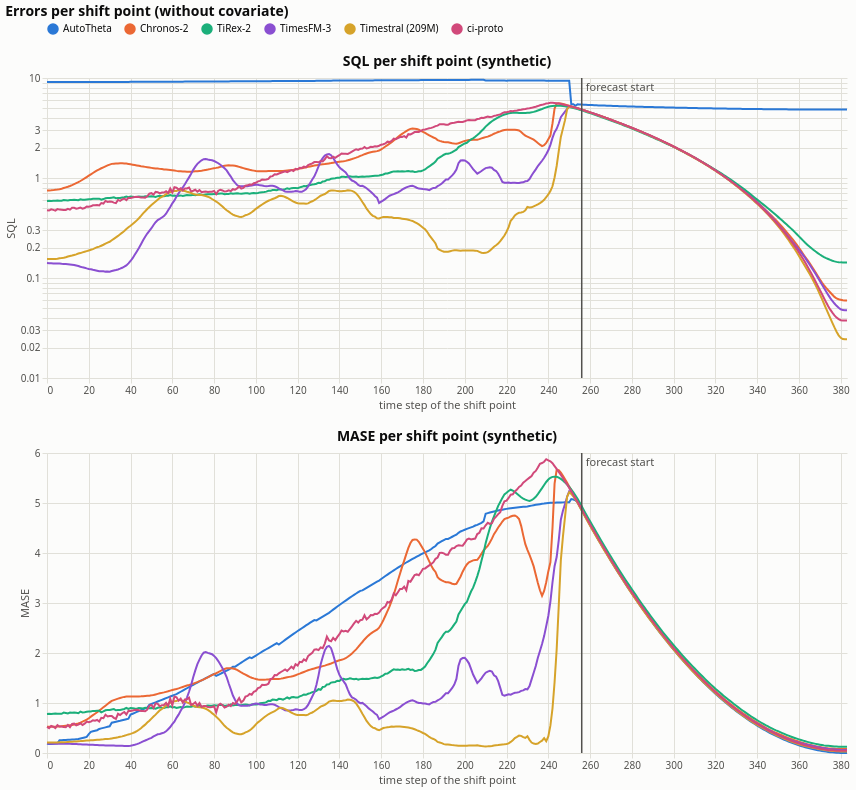

Notebook code for this chart:
### Code cell
dataset_to_plot = "synthetic"  # choose from "synthetic", "chaotic", "real"
plot_score_sample_sql = plot_scores_per_sample(
    fc_scores_sql_per_sample_shift_w[dataset_to_plot],
    model_names=list(models.keys()),
    x_title="time step of the shift point",
    y_title="SQL",
    title=f"SQL per shift point ({dataset_to_plot})",
    forecast_start=context_length,
    log_y=True,                # if AutoTheta's errors squash the others
)
plot_score_sample_mase = plot_scores_per_sample(
    fc_scores_mase_per_sample_shift_w[dataset_to_plot],
    model_names=list(models.keys()),
    x_title="time step of the shift point",
    y_title="MASE",
    title=f"MASE per shift point ({dataset_to_plot})",
    forecast_start=context_length,
    # log_y=True,                # if AutoTheta's errors squash the others
)

for c in (plot_score_sample_sql, plot_score_sample_mase):
    c.config = alt.Undefined  # styling goes on the combined chart
combined = (plot_score_sample_sql & plot_score_sample_mase).properties(
    title=alt.Title(
        f"Errors per shift point (without covariate)",
        anchor="start",  # left-aligned like the panel titles; "middle" to centre
    )
)
_style(combined)

### Figure 1 — Vega-Lite specification as saved in the notebook (floating-point values rounded to 4 significant figures; data arrays with more than 128 entries replaced by an {"elided": "..."} marker saying what was removed)
{"config": {"view": {"continuousWidth": 300, "continuousHeight": 300, "stroke": null}, "axis": {"domainColor": "#e1e0d9", "gridColor": "#e1e0d9", "gridWidth": 1, "labelColor": "#52514e", "tickColor": "#e1e0d9", "titleColor": "#52514e", "titleFontWeight": "normal"}, "background": "#fcfcfb", "font": "system-ui, sans-serif", "header": {"labelColor": "#52514e", "titleColor": "#52514e", "titleFontWeight": "normal"}, "legend": {"labelColor": "#0b0b0b"}, "title": {"color": "#0b0b0b", "fontSize": 14, "subtitleColor": "#52514e"}}, "vconcat": [{"layer": [{"data": {"name": "data-37530eec0e2b6c4bb3b48414ec2711ef"}, "mark": {"type": "line", "strokeWidth": 2}, "encoding": {"color": {"field": "model", "legend": {"orient": "top", "title": null}, "scale": {"domain": ["AutoTheta", "Chronos-2", "TiRex-2", "TimesFM-3", "Timestral (209M)", "ci-proto"], "range": ["#2a78d6", "#eb6834", "#1baf7a", "#8a4fd1", "#d6a32a", "#d1497a"]}, "sort": ["AutoTheta", "Chronos-2", "TiRex-2", "TimesFM-3", "Timestral (209M)", "ci-proto"], "type": "nominal"}, "x": {"field": "x", "scale": {"nice": false}, "title": "time step of the shift point", "type": "quantitative"}, "y": {"field": "score", "scale": {"type": "log"}, "title": "SQL", "type": "quantitative"}}}, {"data": {"name": "data-37530eec0e2b6c4bb3b48414ec2711ef"}, "mark": {"type": "point", "filled": true, "size": 40}, "encoding": {"color": {"field": "model", "legend": {"orient": "top", "title": null}, "scale": {"domain": ["AutoTheta", "Chronos-2", "TiRex-2", "TimesFM-3", "Timestral (209M)", "ci-proto"], "range": ["#2a78d6", "#eb6834", "#1baf7a", "#8a4fd1", "#d6a32a", "#d1497a"]}, "sort": ["AutoTheta", "Chronos-2", "TiRex-2", "TimesFM-3", "Timestral (209M)", "ci-proto"], "type": "nominal"}, "opacity": {"condition": {"param": "param_4928dc1b852e976f", "value": 1, "empty": false}, "value": 0}, "tooltip": [{"field": "model", "type": "nominal"}, {"field": "x", "title": "time step of the shift point", "type": "quantitative"}, {"field": "score", "format": ".3f", "type": "quantitative"}], "x": {"field": "x", "scale": {"nice": false}, "title": "time step of the shift point", "type": "quantitative"}, "y": {"field": "score", "scale": {"type": "log"}, "title": "SQL", "type": "quantitative"}}, "name": "view_d24a37a743fef4cc_0"}, {"data": {"name": "data-37530eec0e2b6c4bb3b48414ec2711ef"}, "mark": {"type": "rule", "color": "#8a8984"}, "encoding": {"x": {"field": "x", "type": "quantitative"}}, "transform": [{"filter": {"param": "param_4928dc1b852e976f", "empty": false}}]}, {"data": {"name": "data-afc7b1657fa08c1967f1164e48f8426d"}, "mark": {"type": "rule", "color": "#52514e", "strokeWidth": 1.5}, "encoding": {"tooltip": [{"field": "label", "title": "event", "type": "nominal"}], "x": {"field": "x", "type": "quantitative"}}}, {"data": {"name": "data-afc7b1657fa08c1967f1164e48f8426d"}, "mark": {"type": "text", "align": "left", "baseline": "top", "color": "#52514e", "dx": 4, "fontSize": 11}, "encoding": {"text": {"field": "label", "type": "nominal"}, "x": {"field": "x", "type": "quantitative"}, "y": {"value": 4}}}], "height": 300, "title": "SQL per shift point (synthetic)", "width": 800}, {"layer": [{"data": {"name": "data-7bc68d534a172e9b68b28e8656a40789"}, "mark": {"type": "line", "strokeWidth": 2}, "encoding": {"color": {"field": "model", "legend": {"orient": "top", "title": null}, "scale": {"domain": ["AutoTheta", "Chronos-2", "TiRex-2", "TimesFM-3", "Timestral (209M)", "ci-proto"], "range": ["#2a78d6", "#eb6834", "#1baf7a", "#8a4fd1", "#d6a32a", "#d1497a"]}, "sort": ["AutoTheta", "Chronos-2", "TiRex-2", "TimesFM-3", "Timestral (209M)", "ci-proto"], "type": "nominal"}, "x": {"field": "x", "scale": {"nice": false}, "title": "time step of the shift point", "type": "quantitative"}, "y": {"field": "score", "title": "MASE", "type": "quantitative"}}}, {"data": {"name": "data-7bc68d534a172e9b68b28e8656a40789"}, "mark": {"type": "point", "filled": true, "size": 40}, "encoding": {"color": {"field": "model", "legend": {"orient": "top", "title": null}, "scale": {"domain": ["AutoTheta", "Chronos-2", "TiRex-2", "TimesFM-3", "Timestral (209M)", "ci-proto"], "range": ["#2a78d6", "#eb6834", "#1baf7a", "#8a4fd1", "#d6a32a", "#d1497a"]}, "sort": ["AutoTheta", "Chronos-2", "TiRex-2", "TimesFM-3", "Timestral (209M)", "ci-proto"], "type": "nominal"}, "opacity": {"condition": {"param": "param_4928dc1b852e976f", "value": 1, "empty": false}, "value": 0}, "tooltip": [{"field": "model", "type": "nominal"}, {"field": "x", "title": "time step of the shift point", "type": "quantitative"}, {"field": "score", "format": ".3f", "type": "quantitative"}], "x": {"field": "x", "scale": {"nice": false}, "title": "time step of the shift point", "type": "quantitative"}, "y": {"field": "score", "title": "MASE", "type": "quantitative"}}, "name": "view_71cad4d77329cd42_1"}, {"data": {"name": "data-7bc68d534a172e9b68b28e8656a40789"}, "mark": {"type": "rule", "color": "#8a8984"}, "encoding": {"x": {"field": "x", "type": "quantitative"}}, "transform": [{"filter": {"param": "param_4928dc1b852e976f", "empty": false}}]}, {"data": {"name": "data-afc7b1657fa08c1967f1164e48f8426d"}, "mark": {"type": "rule", "color": "#52514e", "strokeWidth": 1.5}, "encoding": {"tooltip": [{"field": "label", "title": "event", "type": "nominal"}], "x": {"field": "x", "type": "quantitative"}}}, {"data": {"name": "data-afc7b1657fa08c1967f1164e48f8426d"}, "mark": {"type": "text", "align": "left", "baseline": "top", "color": "#52514e", "dx": 4, "fontSize": 11}, "encoding": {"text": {"field": "label", "type": "nominal"}, "x": {"field": "x", "type": "quantitative"}, "y": {"value": 4}}}], "height": 300, "title": "MASE per shift point (synthetic)", "width": 800}], "params": [{"name": "param_4928dc1b852e976f", "select": {"type": "point", "clear": "pointerout", "fields": ["x"], "nearest": true, "on": "pointerover"}, "views": ["view_d24a37a743fef4cc_0", "view_71cad4d77329cd42_1"]}], "title": {"text": "Errors per shift point (without covariate)", "anchor": "start"}, "$schema": "https://vega.github.io/schema/vega-lite/v6.4.1.json", "datasets": {"data-37530eec0e2b6c4bb3b48414ec2711ef": {"elided": "2304 records"}, "data-afc7b1657fa08c1967f1164e48f8426d": [{"x": 256.0, "label": "forecast start"}], "data-7bc68d534a172e9b68b28e8656a40789": {"elided": "2304 records"}}}
